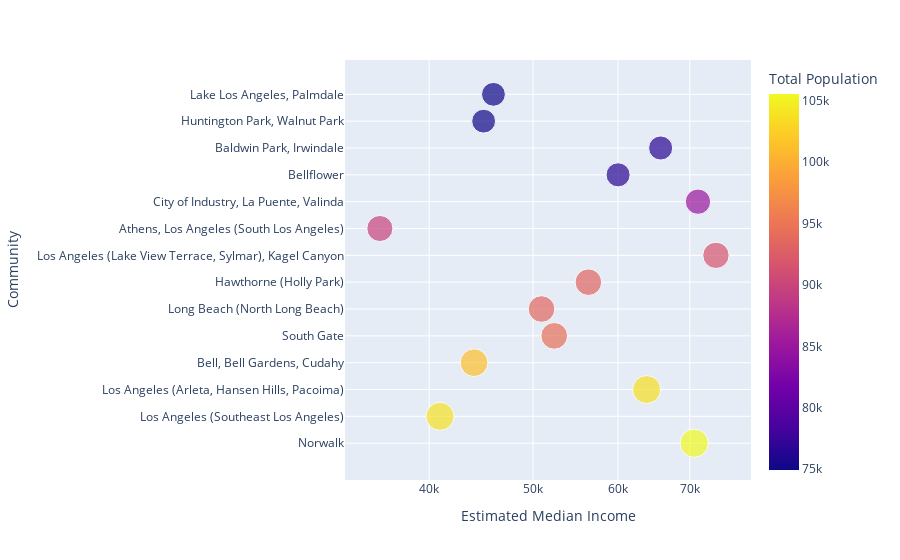

The cell this chart's notebook holds for it:
### Markdown cell above
As we are primarily interested in the areas that have a high total
population, let us add the income to this graph and get an overview on which
areas in this group have the highest income.

### Code cell
fig = px.scatter(pop_top15, x="Estimated Median Income", y="Community",
                 size="Total Population", log_x=True, color="Total Population")
fig.show()

### Figure 1 — Plotly figure (JSON) as saved in the notebook; plotly's stock layout.template omitted (floating-point values rounded to 4 significant figures)
{"data": [{"hovertemplate": "Estimated Median Income=%{x}<br>Community=%{y}<br>Total Population=%{marker.color}<extra></extra>", "legendgroup": "", "marker": {"color": [105549, 103892, 103689, 101279, 94396, 93524, 93193, 91725, 89779, 85040, 76615, 76571, 75066, 74929], "coloraxis": "coloraxis", "size": [105549, 103892, 103689, 101279, 94396, 93524, 93193, 91725, 89779, 85040, 76615, 76571, 75066, 74929], "sizemode": "area", "sizeref": 263.9, "symbol": "circle"}, "mode": "markers", "name": "", "orientation": "h", "showlegend": false, "type": "scatter", "x": [70667, 40940, 63807, 44046, 52321, 50914, 56304, 74050, 35981, 71243, 60011, 65755, 44962, 45918], "xaxis": "x", "y": ["Norwalk", "Los Angeles (Southeast Los Angeles)", "Los Angeles (Arleta, Hansen Hills, Pacoima)", "Bell, Bell Gardens, Cudahy", "South Gate", "Long Beach (North Long Beach)", "Hawthorne (Holly Park)", "Los Angeles (Lake View Terrace, Sylmar), Kagel Canyon", "Athens, Los Angeles (South Los Angeles)", "City of Industry, La Puente, Valinda", "Bellflower", "Baldwin Park, Irwindale", "Huntington Park, Walnut Park", "Lake Los Angeles, Palmdale"], "yaxis": "y"}], "layout": {"coloraxis": {"colorbar": {"title": {"text": "Total Population"}}, "colorscale": [[0, "#0d0887"], [0.1111, "#46039f"], [0.2222, "#7201a8"], [0.3333, "#9c179e"], [0.4444, "#bd3786"], [0.5556, "#d8576b"], [0.6667, "#ed7953"], [0.7778, "#fb9f3a"], [0.8889, "#fdca26"], [1, "#f0f921"]]}, "legend": {"itemsizing": "constant", "tracegroupgap": 0}, "margin": {"t": 60}, "xaxis": {"anchor": "y", "domain": [0, 1], "title": {"text": "Estimated Median Income"}, "type": "log"}, "yaxis": {"anchor": "x", "domain": [0, 1], "title": {"text": "Community"}}}}
